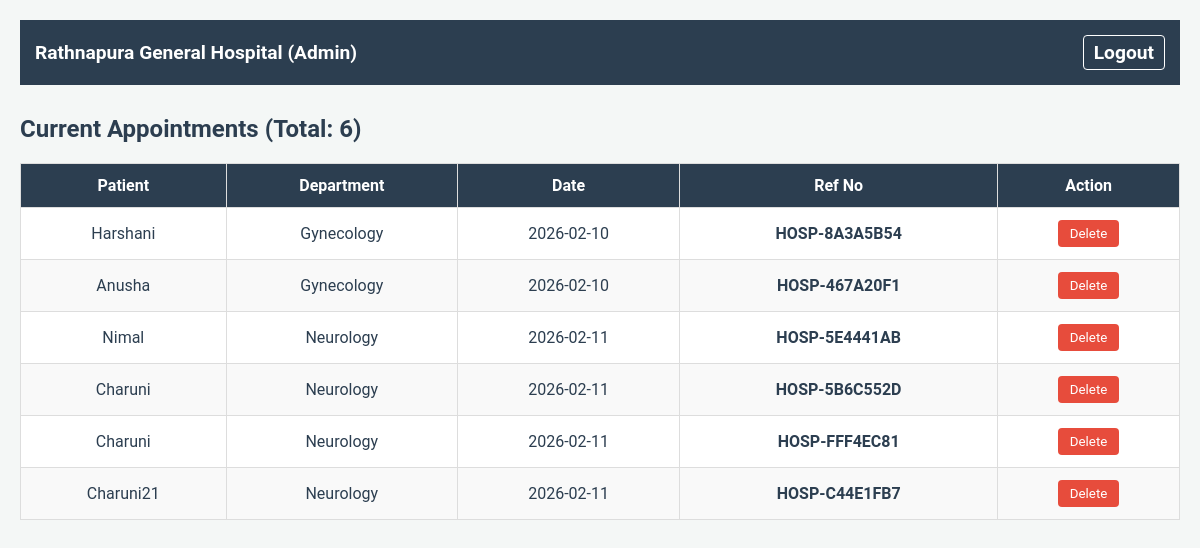
The page /admin (signed in) on the database its author committed.
### tables this page shows
CREATE TABLE appointment (
            id INTEGER PRIMARY KEY AUTOINCREMENT,
            patient_name TEXT NOT NULL,
            department_id INTEGER NOT NULL,
            appointment_date TEXT NOT NULL,
            appointment_time TEXT NOT NULL,
            reference_no TEXT NOT NULL,
            UNIQUE(department_id, appointment_date, appointment_time)
        );

CREATE TABLE department (id INTEGER PRIMARY KEY AUTOINCREMENT, name TEXT NOT NULL);

### app.py (the view)
@app.route("/admin")
@login_required(role='admin')
def admin_dashboard():
    db = get_db()
    query = """
        SELECT a.id, a.patient_name, d.name AS department, a.appointment_date, a.reference_no
        FROM appointment a
        JOIN department d ON a.department_id = d.id
    """
    appointments = db.execute(query).fetchall()
    total = len(appointments)
    db.close()
    return render_template("admin_dashboard.html", appointments=appointments, total=total)

### app.py (called while the page is built)
def get_db():
    conn = sqlite3.connect(DB_PATH)
    conn.row_factory = sqlite3.Row
    return conn

def login_required(role=None):
    def wrapper(f):
        @wraps(f)
        def decorated_function(*args, **kwargs):
            if 'user_id' not in session:
                return redirect(url_for('login'))
            if role and session.get('role') != role:
                return "Access Denied: Unauthorized Role", 403
            return f(*args, **kwargs)
        return decorated_function
    return wrapper

### templates/admin_dashboard.html (shortened to what this page needs)
<!DOCTYPE html>
<html lang="en">
<head>
    <link rel="stylesheet" href="{{ url_for('static', filename='css/style.css') }}">
</head>
<body style="padding: 20px; font-family: 'Roboto', sans-serif; background-color: #f4f7f6;">
    <header class="app-header" style="background: #2c3e50; color: white; padding: 15px; display: flex; justify-content: space-between; align-items: center;">
        <div class="logo" style="font-weight: bold; font-size: 1.2rem;">Rathnapura General Hospital (Admin)</div>
        <a href="{{ url_for('logout') }}" style="color: white; text-decoration: none; border: 1px solid white; padding: 5px 10px; border-radius: 4px;">Logout</a>
    </header>
    <section style="margin-top: 30px;">
        <h2>Current Appointments (Total: {{ total }})</h2>
        {% if appointments %}
        <table>
            <thead>
                <tr>
                    <th>Patient</th>
                    <th>Department</th>
                    <th>Date</th>
                    <th>Ref No</th>
                    <th>Action</th>
                </tr>
            </thead>
            <tbody>
                {% for a in appointments %}
                <tr>
                    <td>{{ a['patient_name'] }}</td>
                    <td>{{ a['department'] }}</td>
                    <td>{{ a['appointment_date'] }}</td>
                    <td><strong>{{ a['reference_no'] }}</strong></td>
                    <td>
                        <button
                            type="button"
                            class="btn-delete"
                            data-id="{{ a['id'] }}"
                            onclick="deleteRow(this)">
                            Delete
                        </button>
                    </td>
                </tr>
                {% endfor %}
            </tbody>
        </table>
        {% else %}
        <div style="text-align: center; padding: 50px; background: white; border-radius: 8px; margin-top: 20px;">
            <p style="color: #7f8c8d;">No appointments found in the database.</p>
        </div>
        {% endif %}
    </section>
</body>
</html>

### static/css/style.css (style rules this page uses)
:root { --primary-color: #2c3e50; --secondary-color: #27ae60; --background-color: #ecf0f1; --text-color: #2c3e50; --card-background: #ffffff; --overlay-color: rgba(0,0,0,0.4); }
* { margin: 0; padding: 0; box-sizing: border-box; font-family: 'Roboto', sans-serif; }
body { background-color: var(--background-color); display: flex; flex-direction: column; min-height: 100vh; color: var(--text-color); }
.app-header { background-color: var(--primary-color); color: var(--card-background); padding: 1rem; display: flex; justify-content: space-between; align-items: center; font-weight: bold; font-size: 1.2rem; }

### templates/admin_dashboard.html (style rules this page uses)
table { width: 100%; border-collapse: collapse; margin-top: 20px; background: white; }
th, td { padding: 12px; border: 1px solid #ddd; text-align: center; }
th { background-color: #2c3e50; color: white; }
tr:nth-child(even) { background-color: #f9f9f9; }
.btn-delete { background: #e74c3c; color: white; border: none; padding: 6px 12px; cursor: pointer; border-radius: 4px; }

### rows shown on the page
appointment: patient_name "Harshani", department "Gynecology", appointment_date "2026-02-10", reference_no "HOSP-8A3A5B54"
appointment: patient_name "Anusha", department "Gynecology", appointment_date "2026-02-10", reference_no "HOSP-467A20F1"
appointment: patient_name "Nimal", department "Neurology", appointment_date "2026-02-11", reference_no "HOSP-5E4441AB"
appointment: patient_name "Charuni", department "Neurology", appointment_date "2026-02-11", reference_no "HOSP-5B6C552D"
appointment: patient_name "Charuni", department "Neurology", appointment_date "2026-02-11", reference_no "HOSP-FFF4EC81"
appointment: patient_name "Charuni21", department "Neurology", appointment_date "2026-02-11", reference_no "HOSP-C44E1FB7"

### other values the page prints
{{ total }} "6"
